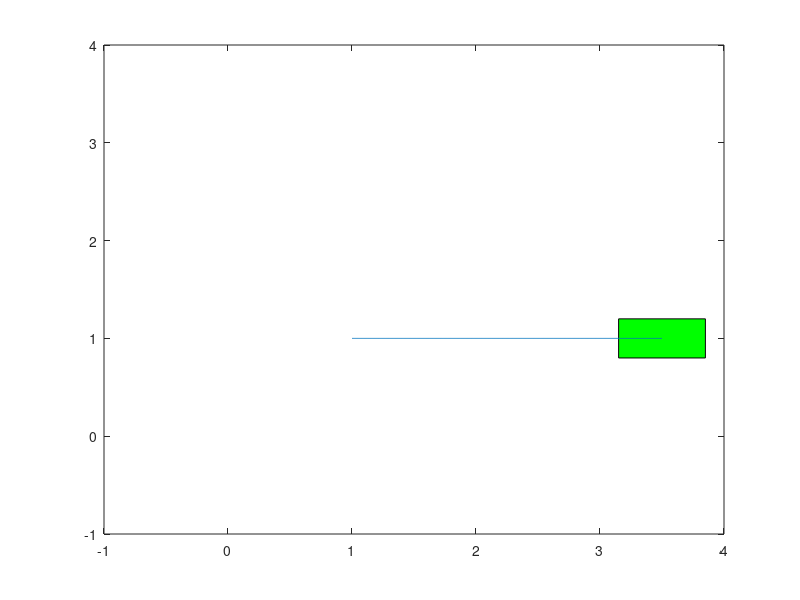

This figure's MATLAB source:
%% Kinematic model of a land based mobiel robot 
clear all;
clc;
close all;

%% Simulation Parameters 

dt = 0.1; % step size
ts = 100; % Total time for simulation
t = 0:dt:ts; % Time span of the simulation 

%% Initial Condition (starting coordinates)

x0 = 1; % x-coordinate
y0 = 1; % y-coordinate
psi0 = 0; % Angle of rotation 

eta0 = [x0;y0;psi0];

eta(:,1) = eta0;

%% robot configurations

a = 0.05 ; % Radius of wheel 
d = 0.2 ; % distance between wheel and center of the base 

%% loop starts here 

for i = 1:length(t)
    psi = eta(3,i);
    j_psi = [cos(psi), -sin(psi) , 0 ;  
             sin(psi), cos(psi) , 0 ;
             0, 0 , 1];

    %% input velocity for both the wheels

    omega_1 = 0.5; % Angular velocity of wheel 1 (left)
    omega_2 = 0.5; % Angular velocity of wheel 2  (right)

    omega = [omega_1 ;omega_2];
    W = [a/2 ,a/2 ;        
         0  ,0 ;               
         -a/(2*d) ,a/(2*d)];

    %% input velocity for macanum wheel (3 wheels with equal space )

    % omega_1 = 0; 
    % omega_2 = 0.5; 
    % omega_3 = -0.5;
    % 
    % omega = [omega_1 ;omega_2 ; omega_3];
    % 
    % W = (a/3)*[0 -sqrt(3) sqrt(3) ;
    %            2 -1 -1 ;
    %            1/d 1/d 1/d];

    %----------------------------------------------------

    zeta(:,i) = W*omega;

    eta_dot(:,i) = j_psi*zeta(:,i);

    eta(:,i+1) = eta(:,i)+dt*eta_dot(:,i);

end


%% Animation 

l = 0.7; % length of the robot
w = 2*d; % width of the robot 
r_coor = [-l/2, l/2 , l/2 , -l/2 ; 
           -w/2 , -w/2, w/2 , w/2];
figure;
for i = 1:5:length(t)
    psi = eta(3,i);
    r_mat = [cos(psi) , -sin(psi);  % Rotational matrix
             sin(psi) , cos(psi)];
    r_pos = r_mat * r_coor;
    fill(r_pos(1,:) + eta(1,i) , r_pos(2,:)+ eta(2,i),'g');
    hold on;
    plot(eta(1,1:i),eta(2,1:i));
    axis([x0-2 4 y0-2 4]);
    pause(0.01);
    hold off;
end
  
% Simulation ends 